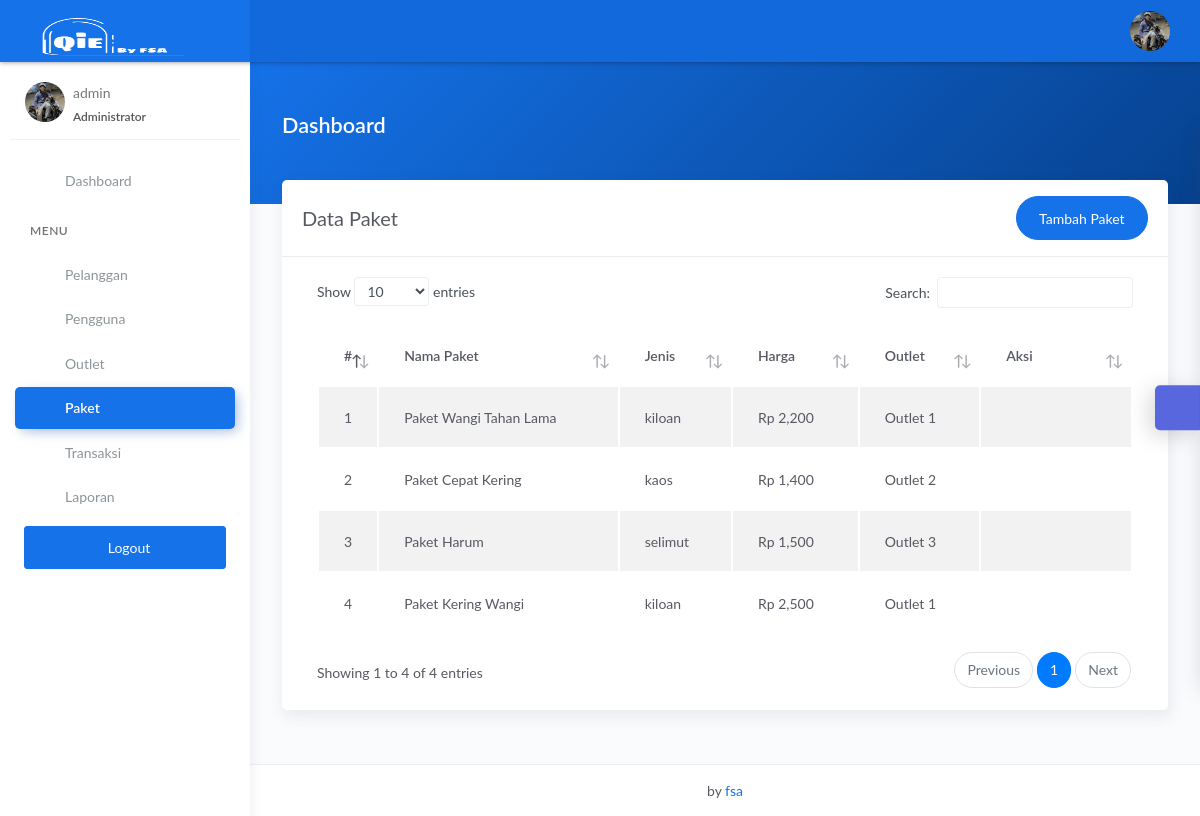
Before: /admin/paket.php (signed in) with the older database file.
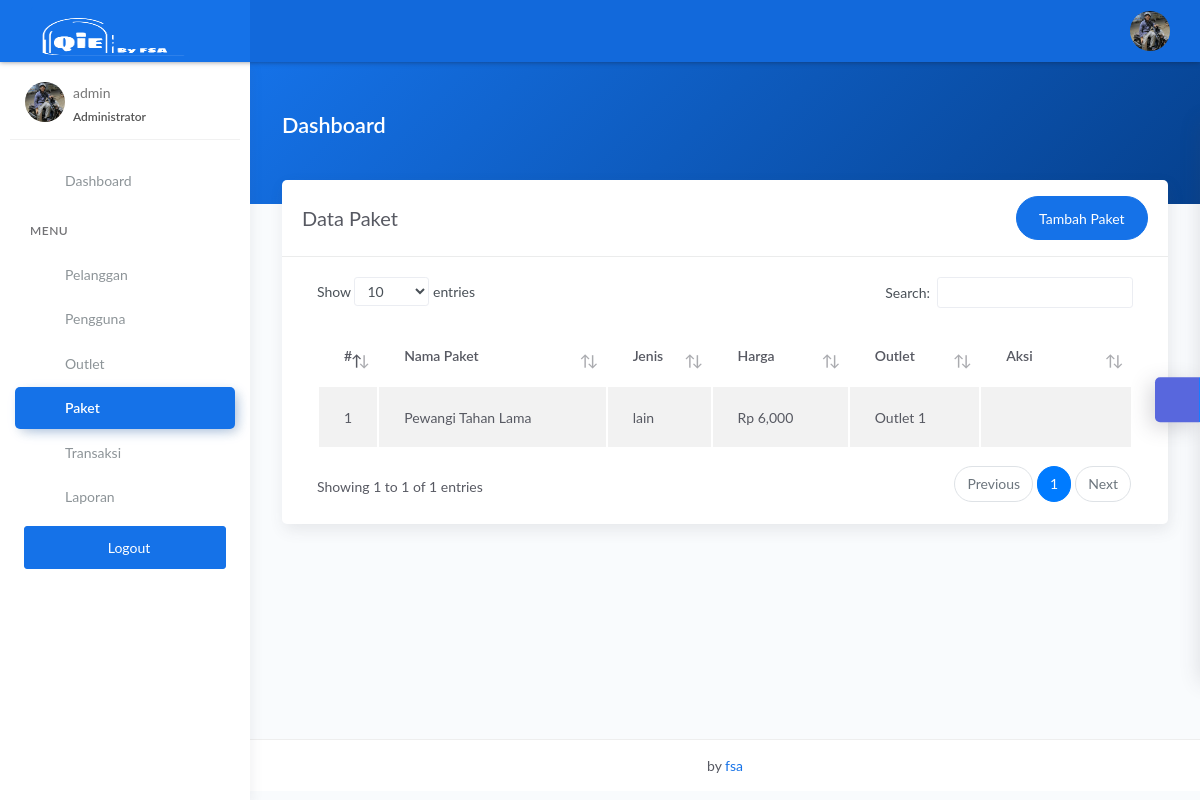
After: the same page with the newer database file.
### tables this page shows
CREATE TABLE `tbl_m_paket_cuci` (
  `id_paket` int(11) NOT NULL,
  `jenis_paket` enum('kiloan','selimut','bedcover','kaos','satuan','lain') NOT NULL,
  `nama_paket` varchar(228) NOT NULL,
  `harga` int(11) NOT NULL,
  `outlet_id` int(11) NOT NULL
);

CREATE TABLE `tbl_m_outlet` (
  `id_outlet` int(11) NOT NULL,
  `nama_outlet` varchar(228) DEFAULT NULL,
  `alamat_outlet` text DEFAULT NULL,
  `telp_outlet` varchar(15) DEFAULT NULL
);

### admin/paket.php (the view, shortened to what this page needs)
<?php
$title = 'Data Paket';
require 'koneksi.php';
$query = "SELECT tbl_m_outlet.nama_outlet, tbl_m_paket_cuci.* FROM tbl_m_paket_cuci INNER JOIN tbl_m_outlet ON tbl_m_paket_cuci.outlet_id = tbl_m_outlet.id_outlet";
$data = mysqli_query($conn, $query);
require 'header.php';
?>
<div class="panel-header bg-primary-gradient">
    <div class="page-inner py-5">
        <div class="d-flex align-items-left align-items-md-center flex-column flex-md-row">
            <div>
                <h2 class="text-white pb-2 fw-bold">Dashboard</h2>
            </div>
        </div>
    </div>
</div>
<div class="page-inner mt--5">
    <diva class="row">
        <div class="col-md-12">
            <div class="card">
                <div class="card-header">
                    <div class="d-flex align-items-center">
                        <h4 class="card-title"><?= $title; ?></h4>
                        <a href="tambah_paket.php" class="btn btn-primary btn-round ml-auto">
                            Tambah Paket
                        </a>
                    </div>
                </div>
                <div class="card-body">
                    <div class="table-responsive">
                        <table id="basic-datatables" class="display table table-striped table-hover">
                            <thead>
                                <tr>
                                    <th style="width: 7%">#</th>
                                    <th>Nama Paket</th>
                                    <th>Jenis</th>
                                    <th>Harga</th>
                                    <th>Outlet</th>
                                    <th style="width: 10%">Aksi</th>
                                </tr>
                            </thead>
                            <tbody>
                                <?php
                                $no = 1;
                                if (mysqli_num_rows($data) > 0) {
                                    while ($paket = mysqli_fetch_assoc($data)) {
                                ?>
                                        <tr>
                                            <td><?= $no++; ?></td>
                                            <td><?= $paket['nama_paket']; ?></td>
                                            <td><?= $paket['jenis_paket']; ?></td>
                                            <td><?= 'Rp ' . number_format($paket['harga']); ?></td>
                                            <td><?= $paket['nama_outlet']; ?>
                                            </td>
                                            <td>
                                                <div class="form-button-action">
                                                    <a href="edit_paket.php?id=<?= $paket['id_paket']; ?>" type="button" data-toggle="tooltip" title="" class="btn btn-link btn-primary btn-lg" data-original-title="Edit">
                                                    </a>
                                                    <a href="hapus_paket.php?id=<?= $paket['id_paket']; ?>" onclick="return confirm('Yakin hapus data?');" type="button" data-toggle="tooltip" title="" class="btn btn-link btn-danger" data-original-title="Hapus">
                                                    </a>
                                                </div>
                                            </td>
                                        </tr>
                                <?php }
                                }
                                ?>
                            </tbody>
                        </table>
                    </div>
                </div>
            </div>
        </div>
</div>
</div>
<?php
require 'footer.php';
?>

### admin/header.php (shortened to what this page needs)
<!DOCTYPE html>
<html lang="en">
<head>
    <link rel="stylesheet" href="../assets/css/bootstrap.min.css">
    <link rel="stylesheet" href="../assets/css/atlantis.min.css">
    <link rel="stylesheet" href="../assets/css/demo.css">
</head>
<body>
    <div class="wrapper">
        <div class="main-header">
            <div class="logo-header" data-background-color="blue">
                <a href="index.html" class="logo">
                <img src="../assets/img/iconqie1.png" width="170px" height="85x"  alt="navbar brand" class="navbar-brand">
                </a>
                <div class="nav-toggle">
                    <button class="btn btn-toggle toggle-sidebar">
                    </button>
                </div>
            </div>
            <nav class="navbar navbar-header navbar-expand-lg" data-background-color="blue2">
                <div class="container-fluid">
                    <ul class="navbar-nav topbar-nav ml-md-auto align-items-center">
                        <li class="nav-item dropdown hidden-caret">
                            <a class="dropdown-toggle profile-pic" data-toggle="dropdown" href="#" aria-expanded="false">
                                <div class="avatar-sm">
                                    <img src="../assets/img/farhan.jpg" alt="..." class="avatar-img rounded-circle">
                                </div>
                            </a>
                        </li>
                    </ul>
                </div>
            </nav>
        </div>
        <div class="sidebar sidebar-style-2">
            <div class="sidebar-wrapper scrollbar scrollbar-inner">
                <div class="sidebar-content">
                    <div class="user">
                        <div class="avatar-sm float-left mr-2">
                            <img src="../assets/img/farhan.jpg" alt="..." class="avatar-img rounded-circle">
                        </div>
                        <div class="info">
                            <a data-toggle="collapse" href="#collapseExample" aria-expanded="true">
                                <span>
                                    <?= $_SESSION['username']; ?>
                                    <span class="user-level"><?php if ($_SESSION['role'] == 'admin') {
                                                                    echo "Administrator";
                                                                } else if ($_SESSION['role'] == 'kasir') {
                                                                    echo "Kasir";
                                                                } else {
                                                                    echo "Owner";
                                                                } ?></span>
                                </span>
                            </a>
                        </div>
                    </div>
                    <ul class="nav nav-primary">
                        <li class="nav-item <?php if ($title == 'Selamat Datang Admin di Aplikasi Pengelolaan Laundry') {
                                                echo 'active';
                                            } ?>">
                            <a href="index.php" class="collapsed" aria-expanded="false">
                                <p>Dashboard</p>
                            </a>
                        </li>
                        <li class="nav-section">
                            <h4 class="text-section">MENU</h4>
                        </li>
                        <li class="nav-item <?php if ($title == 'Data Pelanggan') {
                                                echo 'active';
                                            } ?>">
                            <a href="pelanggan.php">
                                <p>Pelanggan</p>
                            </a>
                        </li>
                        <li class="nav-item <?php if ($title == 'Data Pengguna') {
                                                echo 'active';
                                            } ?>">
                            <a href="pengguna.php">
                                <p>Pengguna</p>
                            </a>
                        </li>
                        <li class="nav-item <?php if ($title == 'Data Outlet') {
                                                echo 'active';
                                            } ?>"">
                            <a href=" outlet.php">
                            <p>Outlet</p>
                            </a>
                        </li>
                        <li class="nav-item <?php if ($title == 'Data Paket') {
                                                echo 'active';
                                            } ?>"">
                            <a href=" paket.php">
                            <p>Paket</p>
                            </a>
                        </li>
                        <li class="nav-item <?php if ($title == 'Data Transaksi') {
                                                echo 'active';
                                            } ?>"">
                            <a href=" transaksi.php">
                            <p>Transaksi</p>
                            </a>
                        </li>
                        <li class="nav-item <?php if ($title == 'Data Laporan') {
                                                echo 'active';
                                            } ?>"">
                            <a href=" laporan.php">
                            <p>Laporan</p>
                            </a>
                        </li>
                        <li class="mx-4 mt-2">
                            <a href="logout.php" onclick="return confirm('Keluar dari halaman ini?');" class="btn btn-primary btn-block"><span class="btn-label mr-2"> <i class="fas fa-sign-out-alt"></i> </span>Logout</a>
                        </li>
                    </ul>
                </div>
            </div>
        </div>
        <div class="main-panel">
            <div class="content">

### admin/footer.php (shortened to what this page needs)
<footer class="footer">
    <div class="container-fluid">
        <div class="copyright ml-auto mr-auto">
        </i> by <a href="https://www.instagram.com/_syihaab.e?igshid=MTNiYzNiMzkwZA==">fsa</a>
        </div>
    </div>
</footer>
</div>
</body>
</html>

Changed rows visible on the page:
removed tbl_m_paket_cuci: nama_paket "Paket Wangi Tahan Lama", jenis_paket "kiloan", harga "2,200", outlet.nama_outlet "Outlet 1"
removed tbl_m_paket_cuci: nama_paket "Paket Cepat Kering", jenis_paket "kaos", harga "1,400", outlet.nama_outlet "Outlet 2"
removed tbl_m_paket_cuci: nama_paket "Paket Harum", jenis_paket "selimut", harga "1,500", outlet.nama_outlet "Outlet 3"
removed tbl_m_paket_cuci: nama_paket "Paket Kering Wangi", jenis_paket "kiloan", harga "2,500", outlet.nama_outlet "Outlet 1"
added tbl_m_paket_cuci: nama_paket "Pewangi Tahan Lama", jenis_paket "lain", harga "6,000", outlet.nama_outlet "Outlet 1"
Other visible differences:
text written by a page script: "Show entries Search: Showing 1 to 4 of 4 entries Previous 1 Next" → "Show entries Search: Showing 1 to 1 of 1 entries Previous 1 Next"
